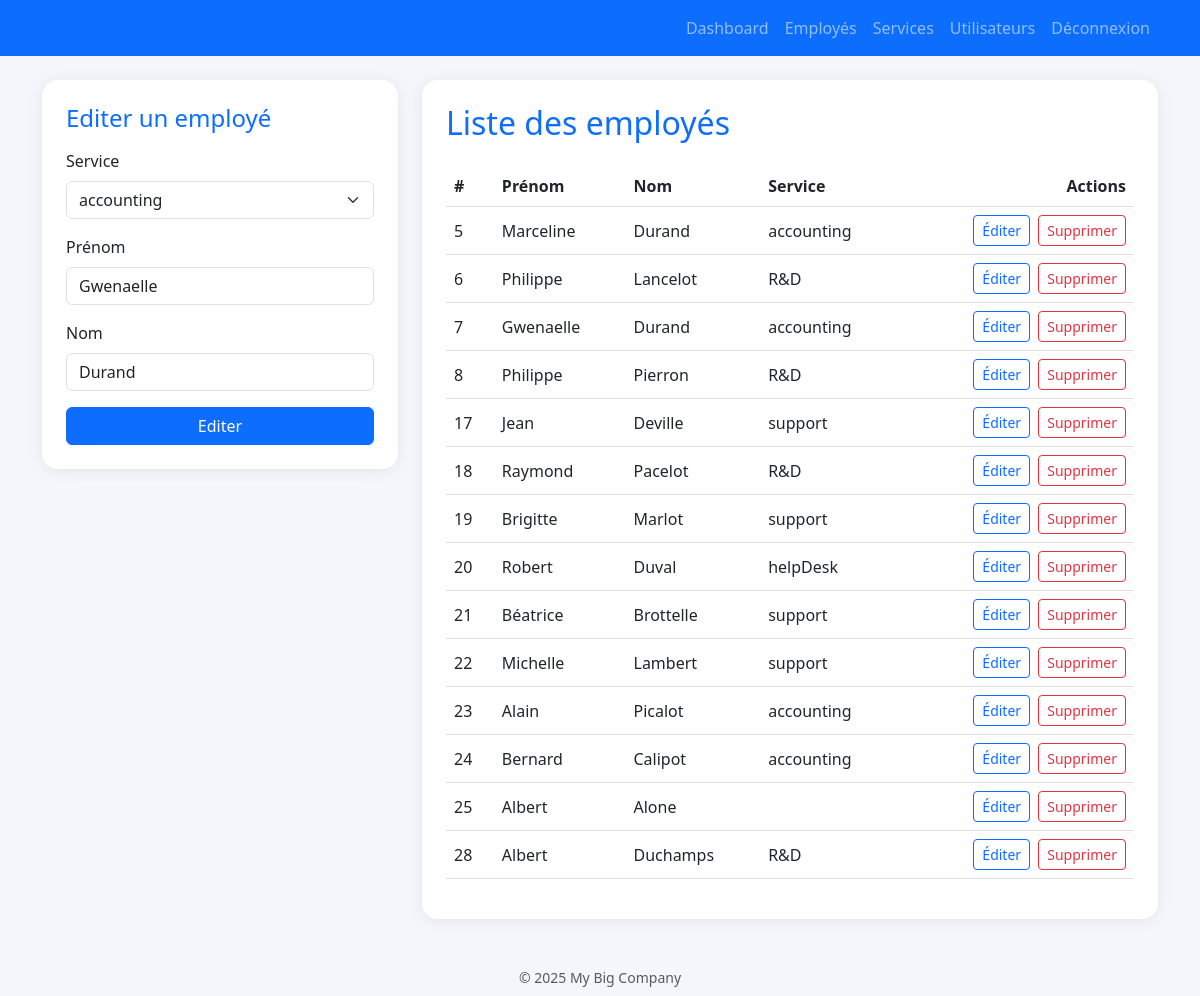
Page /index.php?action=editer&id=7 on the committed database.
### tables this page shows
CREATE TABLE `employees` (
  `id` int NOT NULL,
  `first_name` varchar(50) NOT NULL,
  `last_name` varchar(50) NOT NULL,
  `id_department` int DEFAULT NULL
);

CREATE TABLE `departments` (
  `id` int NOT NULL,
  `name` varchar(50) NOT NULL
);

### includes/service.php (called while the page is built, shortened)
<?php
function getAllDepartments($db) {
    try {
        $query = $db->prepare('SELECT * FROM departments');
        $query->execute();
        return $query->fetchAll(PDO::FETCH_ASSOC);
    } catch (PDOException $e) {
        return [];
    }
}

### includes/employee.php (called while the page is built, shortened)
<?php
function getAllEmployees($db) {
    $sql = "SELECT employees.id AS employee_id, employees.first_name, employees.last_name, employees.id_department, departments.name
            FROM employees
            LEFT JOIN departments ON employees.id_department = departments.id";
    $stmt = $db->prepare($sql);
    $stmt->execute();
    return $stmt->fetchAll(PDO::FETCH_ASSOC);
}
function getEmployeeById($db, $id) {
    $sql = "SELECT id, first_name, last_name, id_department FROM employees WHERE id = ?";
    $stmt = $db->prepare($sql);
    $stmt->execute([$id]);
    return $stmt->fetch(PDO::FETCH_ASSOC);
}

### index.php (the view, shortened to what this page needs)
<?php
include 'includes/db.php';
include 'includes/employee.php';
include 'includes/service.php';
if (!empty($_GET["action"]) && $_GET["action"] == "editer" && !empty($_GET["id"])) {
    $titre = "Editer";
    $employeeData = getEmployeeById($db, $_GET["id"]);
}
$getDepartments = getAllDepartments($db);
$getEmployees = getAllEmployees($db);
?>
<!DOCTYPE html>
<html lang="fr">
<head>
    <link href="https://cdn.jsdelivr.net/npm/bootstrap@5.3.0/dist/css/bootstrap.min.css" rel="stylesheet">
    <link rel="stylesheet" href="https://cdn.jsdelivr.net/npm/bootstrap-icons@1.11.3/font/bootstrap-icons.css">
</head>
<body>
    <nav class="navbar navbar-expand-lg navbar-dark bg-primary mb-4">
        <div class="container">
            <a class="navbar-brand company-title d-flex align-items-center" href="#">
                <i class="bi bi-building me-2"></i> My Big Company
            </a>
            <div class="navbar-nav ms-auto">
                <a class="nav-link" href="dashboard.php">Dashboard</a>
                <a class="nav-link" href="index.php">Employés</a>
                <a class="nav-link" href="services.php">Services</a>
                <a class="nav-link" href="users.php">Utilisateurs</a>
                <a class="nav-link" href="logout.php">Déconnexion</a>
            </div>
        </div>
    </nav>
    <div class="container">
        <div class="row g-4">
            <div class="col-lg-4">
                <div class="dashboard-card p-4 bg-white mb-4">
                    <h4 class="mb-3 text-primary"><?= $titre ?> un employé</h4>
                    <form method="post" action="index.php" novalidate>
                        <div class="mb-3">
                            <label for="department" class="form-label">Service</label>
                            <select class="form-select" id="department" name="department" required>
                                <?php foreach ($getDepartments as $department): ?>
                                    <option value="<?= $department["id"] ?>" <?= ($employeeData["id_department"] == $department["id"]) ? 'selected' : '' ?>>
                                        <?= htmlspecialchars($department["name"]) ?>
                                    </option>
                                <?php endforeach; ?>
                            </select>
                        </div>
                        <div class="mb-3">
                            <label for="first_name" class="form-label">Prénom</label>
                            <input type="text" class="form-control" id="first_name" name="first_name"
                                   value="<?= htmlspecialchars($employeeData["first_name"]) ?>" required minlength="2" maxlength="30">
                        </div>
                        <div class="mb-3">
                            <label for="last_name" class="form-label">Nom</label>
                            <input type="text" class="form-control" id="last_name" name="last_name"
                                   value="<?= htmlspecialchars($employeeData["last_name"]) ?>" required minlength="2" maxlength="30">
                        </div>
                        <button type="submit" name="formAddEdit" class="btn btn-primary w-100"><?= $titre ?></button>
                    </form>
                </div>
            </div>
            <div class="col-lg-8">
                <div class="dashboard-card p-4 bg-white">
                    <h2 class="mb-4 text-primary">Liste des employés</h2>
                    <div class="table-responsive">
                        <table class="table table-hover align-middle">
                            <thead>
                                <tr>
                                    <th>#</th>
                                    <th>Prénom</th>
                                    <th>Nom</th>
                                    <th>Service</th>
                                    <th class="text-end">Actions</th>
                                </tr>
                            </thead>
                            <tbody>
                            <?php
                            $filteredEmployees = $getEmployees;
                            ?>
                            <?php if (count($filteredEmployees)): ?>
                                <?php foreach ($filteredEmployees as $employee): ?>
                                    <tr>
                                        <td><?= htmlspecialchars($employee['employee_id']) ?></td>
                                        <td><?= htmlspecialchars($employee['first_name']) ?></td>
                                        <td><?= htmlspecialchars($employee['last_name']) ?></td>
                                        <td><?= htmlspecialchars($employee['name']) ?></td>
                                        <td class="text-end">
                                            <a href="index.php?action=editer&id=<?= $employee['employee_id'] ?>" class="btn btn-sm btn-outline-primary me-1">Éditer</a>
                                            <a href="index.php?action=effacer&id=<?= $employee['employee_id'] ?>" class="btn btn-sm btn-outline-danger" onclick="return confirm('Supprimer cet employé ?')">Supprimer</a>
                                        </td>
                                    </tr>
                                <?php endforeach; ?>
                            <?php else: ?>
                                <tr>
                                    <td colspan="5" class="text-center text-muted">Aucun employé trouvé.</td>
                                </tr>
                            <?php endif; ?>
                            </tbody>
                        </table>
                    </div>
                </div>
            </div>
        </div>
        <footer class="text-center mt-5 mb-2 text-muted small">
            &copy; <?= date('Y') ?> My Big Company
        </footer>
    </div>
</body>
</html>

### index.php (style rules this page uses)
body { background: #f4f6fb; }
.company-title { color: #0d6efd; font-weight: bold; letter-spacing: 2px; }
.dashboard-card { box-shadow: 0 2px 16px rgba(0,0,0,0.07); border: none; border-radius: 16px; }
.table thead { background: #0d6efd; color: #fff; }

### rows in the picture
employees: department "accounting", first_name "Gwenaelle", last_name "Durand", id "7", id_department.name "accounting"
employees: id "5", first_name "Marceline", last_name "Durand", id_department.name "accounting"
employees: id "6", first_name "Philippe", last_name "Lancelot", id_department.name "R&D"
employees: id "8", first_name "Philippe", last_name "Pierron", id_department.name "R&D"
employees: id "17", first_name "Jean", last_name "Deville", id_department.name "support"
employees: id "18", first_name "Raymond", last_name "Pacelot", id_department.name "R&D"
employees: id "19", first_name "Brigitte", last_name "Marlot", id_department.name "support"
employees: id "20", first_name "Robert", last_name "Duval", id_department.name "helpDesk"
employees: id "21", first_name "Béatrice", last_name "Brottelle", id_department.name "support"
employees: id "22", first_name "Michelle", last_name "Lambert", id_department.name "support"
employees: id "23", first_name "Alain", last_name "Picalot", id_department.name "accounting"
employees: id "24", first_name "Bernard", last_name "Calipot", id_department.name "accounting"
employees: id "25", first_name "Albert", last_name "Alone"
employees: id "28", first_name "Albert", last_name "Duchamps", id_department.name "R&D"

### other values in the picture
$titre "Editer"
